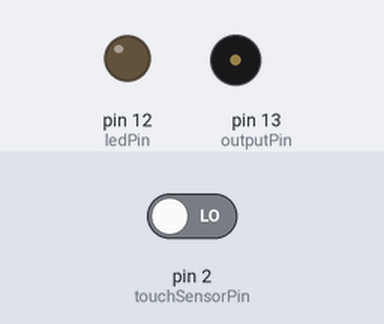
Bench run of a sketch on a simulated Arduino Uno, built with avr-gcc and run on an emulated ATmega328P. Parts: output pins drawn as LEDs (lit = HIGH), buzzer (waves = sounding). Dashed ring = blinking. The test bench sets the inputs (shaded band); at power-on: pin 2 (touchSensorPin) LOW.

Above: at 1.2 s.
1.3 s: pin 2 (touchSensorPin) driven HIGH
At 1.58 s:
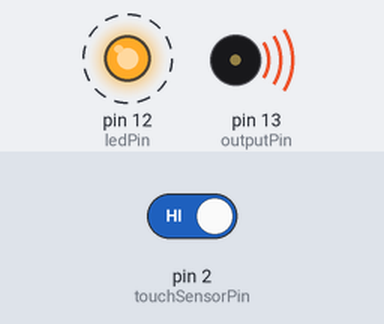
4.3 s: pin 2 (touchSensorPin) driven LOW
At 4.7 s:
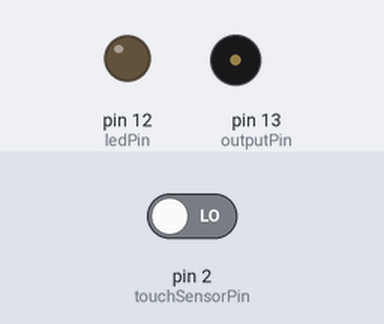
Timing chart, 0 to 7.3 s (numbered marks = the images above; inputs shaded):
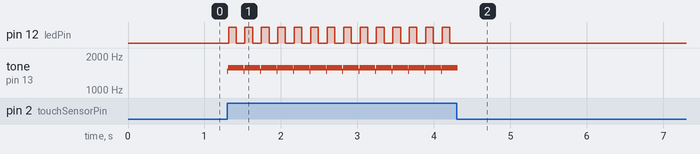

Measured:
- after the input at 1.3 s, pin 12 (ledPin): alternates HIGH for 0.10 s and LOW for 0.12 s, starting at once; tone on pin 13 (outputPin): plays 1471 Hz for 0.01 s, 1575 Hz for 0.21 s, 1471 Hz for 0.01 s, 1575 Hz for 0.21 s, 1471 Hz for 0.01 s, 1575 Hz for 0.21 s … (28 notes in this stretch), starting at once
- after the input at 4.3 s, pin 12 (ledPin): stops changing and stays LOW

The sketch:

SonicScrewdriver.ino
```cpp
#define outputPin 13
#define ledPin 12  // Define el pin del LED
byte count;

int touchSensorPin = 2;  // Connect Touch sensor on Digital Pin 2

void setup()
{
  pinMode(outputPin, OUTPUT);    // Set outputPin to output mode
  pinMode(ledPin, OUTPUT);       // Set ledPin to output mode
  pinMode(touchSensorPin, INPUT);  // Set touchSensorPin to input mode
}

void loop()
{
  if (digitalRead(touchSensorPin) == HIGH)  // Read Touch sensor signal
  {
    count++;
    if (count < 5)
    {
      tone(outputPin, 1471);
      delay(10);
      tone(outputPin, 1575);
      delay(5);
    }
    else
    {
      tone(outputPin, 1470);
      delay(10);
      tone(outputPin, 1575);
      delay(5);
      if (count > 10)
      {
        count = 0;
      }
    }

    // Hacer que el LED parpadee rápidamente
    digitalWrite(ledPin, HIGH);
    delay(100);  // Ajusta este valor para cambiar la velocidad de parpadeo
    digitalWrite(ledPin, LOW);
    delay(100);  // Ajusta este valor para cambiar la velocidad de parpadeo
  }
  else
  {
    noTone(outputPin);  // Stop the tone when the touch sensor is not touched
    count = 0;          // Reset count when the sensor is not touched

    // Asegurarse de que el LED esté apagado cuando el sensor no está siendo tocado
    digitalWrite(ledPin, LOW);
  }
}
```
